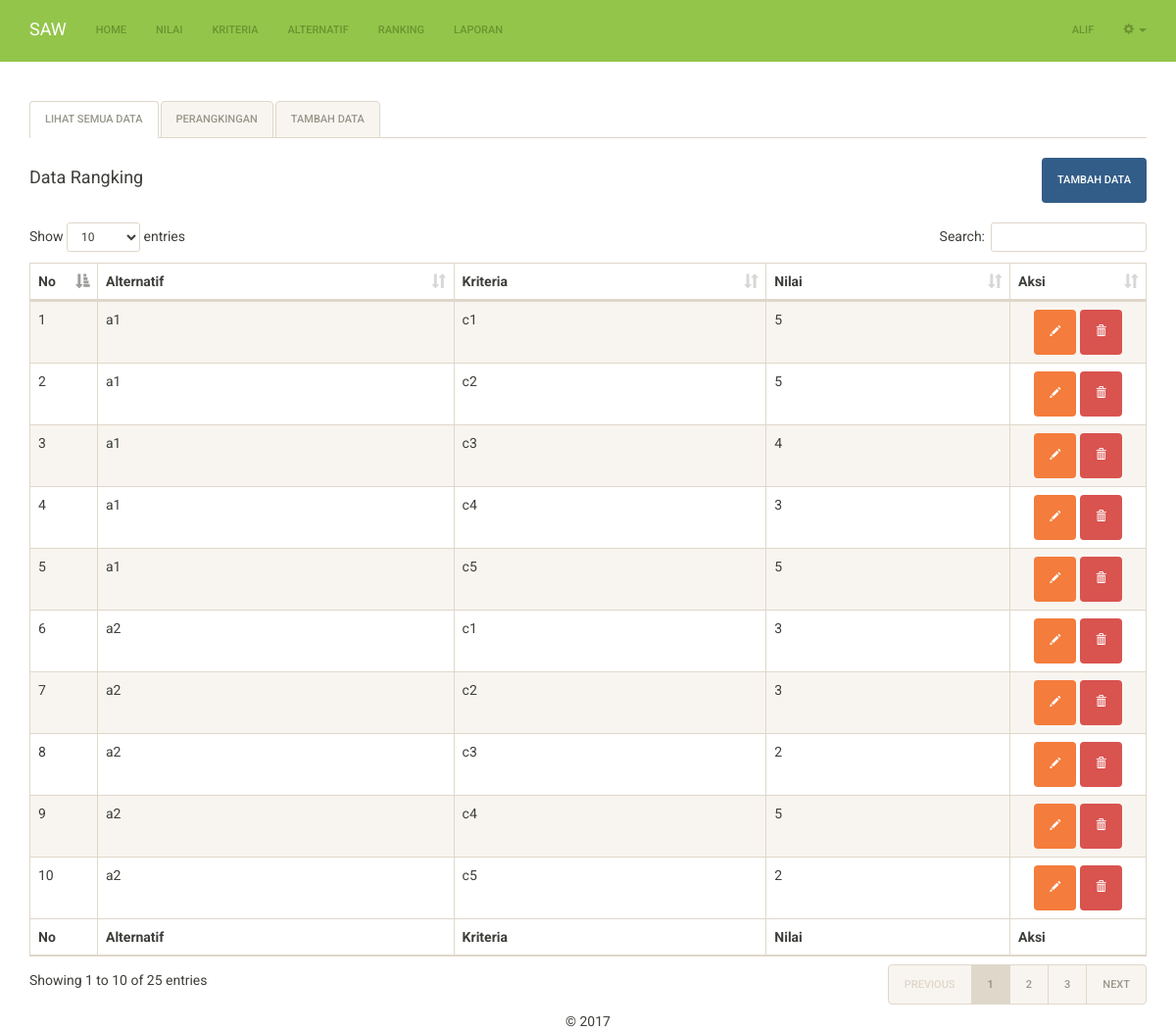
The app's page /ranking.php (signed in) with its own data.
### tables this page shows
CREATE TABLE IF NOT EXISTS `rangking` (
  `id_alternatif` int(11) NOT NULL,
  `id_kriteria` int(11) NOT NULL,
  `nilai_rangking` double NOT NULL,
  `nilai_normalisasi` double NOT NULL,
  `bobot_normalisasi` double NOT NULL
);

CREATE TABLE IF NOT EXISTS `alternatif` (
  `id_alternatif` int(11) NOT NULL,
  `nama_alternatif` varchar(255) NOT NULL,
  `hasil_alternatif` double NOT NULL
);

CREATE TABLE IF NOT EXISTS `kriteria` (
  `id_kriteria` int(11) NOT NULL,
  `nama_kriteria` varchar(255) NOT NULL,
  `tipe_kriteria` varchar(10) NOT NULL,
  `bobot_kriteria` double NOT NULL
);

### includes/ranking.inc.php (called while the page is built, shortened)
<?php
class Rangking{
	private $conn;
	public function __construct($db){
		$this->conn = $db;
	}
	function readKhusus(){
		$query = "SELECT * FROM alternatif a, kriteria b, rangking c where a.id_alternatif=c.id_alternatif and b.id_kriteria=c.id_kriteria order by a.id_alternatif asc";
		$stmt = $this->conn->prepare( $query );
		$stmt->execute();
		return $stmt;
	}
}
?>

### ranking.php (the view, shortened to what this page needs)
<?php
include_once 'header.php';
include_once 'includes/ranking.inc.php';
$pro = new Rangking($db);
$stmt = $pro->readKhusus();
?>
	<br/>
	<div>
	  <ul class="nav nav-tabs" role="tablist">
	    <li role="presentation" class="active"><a href="#lihat" aria-controls="lihat" role="tab" data-toggle="tab">Lihat Semua Data</a></li>
	    <li role="presentation"><a href="#rangking" aria-controls="rangking" role="tab" data-toggle="tab">Perangkingan</a></li>
	    <li role="presentation"><a href="rangking-baru.php" role="tab">Tambah Data</a></li>
	  </ul>
	  <div class="tab-content">
	    <div role="tabpanel" class="tab-pane active" id="lihat">
	    	<br/>
	    	<div class="row">
				<div class="col-md-6 text-left">
					<h4>Data Rangking</h4>
				</div>
				<div class="col-md-6 text-right">
					<button onclick="location.href='rangking-baru.php'" class="btn btn-primary">Tambah Data</button>
				</div>
			</div>
			<br/>
			<table width="100%" class="table table-striped table-bordered" id="tabeldata">
		        <thead>
		            <tr>
		                <th width="30px">No</th>
		                <th>Alternatif</th>
		                <th>Kriteria</th>
		                <th>Nilai</th>
		                <th width="100px">Aksi</th>
		            </tr>
		        </thead>
		        <tfoot>
		            <tr>
		                <th>No</th>
		                <th>Alternatif</th>
		                <th>Kriteria</th>
		                <th>Nilai</th>
		                <th>Aksi</th>
		            </tr>
		        </tfoot>
		        <tbody>
		<?php
		$no=1;
		while ($row = $stmt->fetch(PDO::FETCH_ASSOC)){
		?>
		            <tr>
		                <td><?php echo $no++ ?></td>
		                <td><?php echo $row['nama_alternatif'] ?></td>
		                <td><?php echo $row['nama_kriteria'] ?></td>
		                <td><?php echo $row['nilai_rangking'] ?></td>
		                <td class="text-center">
							<a href="rangking-ubah.php?ia=<?php echo $row['id_alternatif'] ?>&ik=<?php echo $row['id_kriteria'] ?>" class="btn btn-warning"><span class="glyphicon glyphicon-pencil" aria-hidden="true"></span></a>
							<a href="rangking-hapus.php?ia=<?php echo $row['id_alternatif'] ?>&ik=<?php echo $row['id_kriteria'] ?>" onclick="return confirm('Yakin ingin menghapus data')" class="btn btn-danger"><span class="glyphicon glyphicon-trash" aria-hidden="true"></span></a>
					    </td>
		            </tr>
		<?php
		}
		?>
		        </tbody>
		    </table>
	    </div>
	  </div>
	</div>
<?php
include_once 'footer.php';
?>

### records on screen
rangking: id_alternatif.nama_alternatif "a1", id_kriteria.nama_kriteria "c1", nilai_rangking "5"
rangking: id_alternatif.nama_alternatif "a1", id_kriteria.nama_kriteria "c2", nilai_rangking "5"
rangking: id_alternatif.nama_alternatif "a1", id_kriteria.nama_kriteria "c3", nilai_rangking "4"
rangking: id_alternatif.nama_alternatif "a1", id_kriteria.nama_kriteria "c4", nilai_rangking "3"
rangking: id_alternatif.nama_alternatif "a1", id_kriteria.nama_kriteria "c5", nilai_rangking "5"
rangking: id_alternatif.nama_alternatif "a2", id_kriteria.nama_kriteria "c1", nilai_rangking "3"
rangking: id_alternatif.nama_alternatif "a2", id_kriteria.nama_kriteria "c2", nilai_rangking "3"
rangking: id_alternatif.nama_alternatif "a2", id_kriteria.nama_kriteria "c3", nilai_rangking "2"
rangking: id_alternatif.nama_alternatif "a2", id_kriteria.nama_kriteria "c4", nilai_rangking "5"
rangking: id_alternatif.nama_alternatif "a2", id_kriteria.nama_kriteria "c5", nilai_rangking "2"

### other values on screen
$_SESSION['nama_lengkap'] "ALIF"
